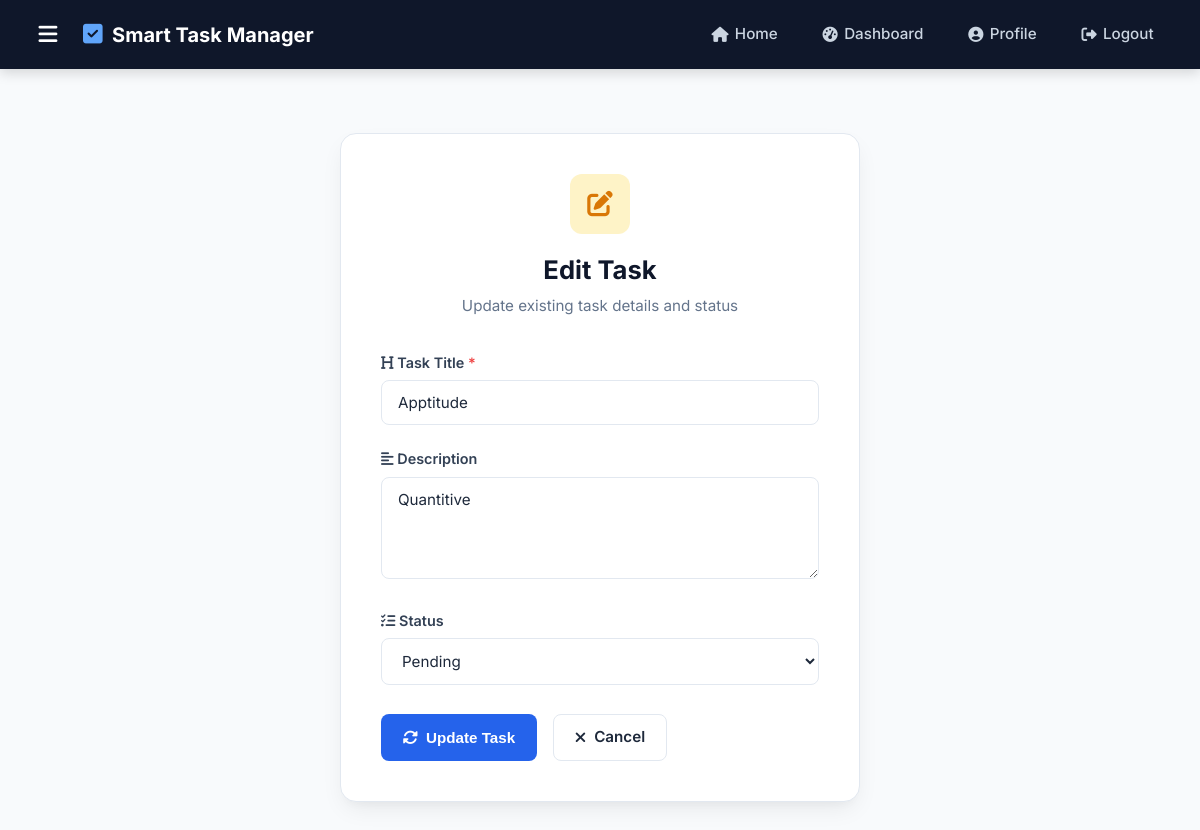
Screenshot of /edit_task/5 (signed in) with the database file from the repository.
### models/task.py (models this page shows)
class Task(db.Model):
    id = db.Column(db.Integer, primary_key=True)
    title = db.Column(db.String(200), nullable=False)
    description = db.Column(db.Text)
    status = db.Column(db.String(20), default="Pending")
    created_at = db.Column(db.DateTime, default=datetime.utcnow)
    user_id = db.Column(
        db.Integer,
        db.ForeignKey("user.id"),
        nullable=False
    )

### app.py (the view, shortened to what this page needs)
@app.route("/edit_task/<int:id>", methods=["GET", "POST"])
def edit_task(id):
    if "user_id" not in session:
        flash("Please login first!", "error")
        return redirect(url_for("login"))
    task = Task.query.filter_by(
        id=id,
        user_id=session["user_id"]
    ).first_or_404()
    return render_template(
        "edit_task.html",
        task=task
    )

### templates/edit_task.html (shortened to what this page needs)
{% extends "base.html" %}
{% block content %}
<div class="form-page-wrapper">
    <div class="form-card">
        <div class="form-header">
            <div class="form-header-icon icon-edit">
                <i class="fa-solid fa-pen-to-square"></i>
            </div>
            <h2>Edit Task</h2>
            <p>Update existing task details and status</p>
        </div>
        <form method="POST" action="/edit_task/{{ task.id }}" class="task-form">
            <div class="form-group">
                <label for="title">
                    <i class="fa-solid fa-heading"></i> Task Title <span class="required-star">*</span>
                </label>
                <input type="text"
                       id="title"
                       name="title"
                       class="form-control"
                       value="{{ task.title }}"
                       required>
            </div>
            <div class="form-group">
                <label for="description">
                    <i class="fa-solid fa-align-left"></i> Description
                </label>
                <textarea id="description"
                          name="description"
                          class="form-control textarea-control"
                          rows="4">{{ task.description if task.description else "" }}</textarea>
            </div>
            <div class="form-group">
                <label for="status">
                    <i class="fa-solid fa-list-check"></i> Status
                </label>
                <select id="status" name="status" class="form-control select-control">
                    <option value="Pending" {% if task.status == "Pending" %}selected{% endif %}>
                        Pending
                    </option>
                </select>
            </div>
            <div class="form-actions">
                <button type="submit" class="btn btn-primary">
                    <i class="fa-solid fa-rotate"></i> Update Task
                </button>
                <a href="/dashboard" class="btn btn-outline">
                    <i class="fa-solid fa-xmark"></i> Cancel
                </a>
            </div>
        </form>
    </div>
</div>
{% endblock %}

### static/css/style.css (style rules this page uses)
:root { --primary-color: #2563eb; --primary-hover: #1d4ed8; --primary-light: #eff6ff; --dark-navy: #0f172a; --navy-blue: #1e293b; --slate-blue: #334155; --bg-body: #f8fafc; --bg-card: #ffffff; --text-main: #1e293b; --text-muted: #64748b; --text-light: #94a3b8; --text-white: #ffffff; --status-pending-bg: #fffbe6; --status-pending-text: #d97706; --status-pending-border: #fef3c7; --status-completed-bg: #ecfdf5; --status-completed-text: #059669; --status-completed-border: #d1fae5; --alert-success-bg: #dcfce7; --alert-success-text: #15803d; --alert-danger-bg: #fee2e2; --alert-danger-text: #b91c1c; --alert-warning-bg: #fef3c7; --alert-warning-text: #b45309; --border-color: #e2e8f0; --border-radius-sm: 8px; --border-radius-md: 12px; --border-radius-lg: 16px; --border-radius-full: 9999px; --shadow-sm: 0 1px 3px rgba(0, 0, 0, 0.05); --shadow-md: 0 4px 6px -1px rgba(0, 0, 0, 0.07), 0 2px 4px -1px rgba(0, 0, 0, 0.04); --shadow-lg: 0 10px 25px -5px rgba(0, 0, 0, 0.08), 0 8px 10px -6px rgba(0, 0, 0, 0.03); --transition-fast: all 0.2s ease; --transition-normal: all 0.3s ease; }
* { margin: 0; padding: 0; box-sizing: border-box; }
body { font-family: 'Inter', system-ui, -apple-system, BlinkMacSystemFont, "Segoe UI", Roboto, sans-serif; background-color: var(--bg-body); color: var(--text-main); line-height: 1.6; display: flex; flex-direction: column; min-height: 100vh; }
a { text-decoration: none; color: inherit; transition: var(--transition-fast); }
.btn { display: inline-flex; align-items: center; justify-content: center; gap: 0.5rem; padding: 0.65rem 1.3rem; font-size: 0.95rem; font-weight: 600; border-radius: var(--border-radius-sm); border: 1px solid transparent; cursor: pointer; transition: var(--transition-fast); }
.btn-primary { background-color: var(--primary-color); color: var(--text-white); }
.btn-outline { background-color: transparent; border-color: var(--border-color); color: var(--text-main); }
.form-page-wrapper, .auth-page-wrapper { display: flex; align-items: center; justify-content: center; padding: 3rem 1.5rem; min-height: calc(100vh - 150px); }
.form-card, .auth-card { background-color: var(--bg-card); width: 100%; max-width: 520px; padding: 2.5rem; border-radius: var(--border-radius-lg); border: 1px solid var(--border-color); box-shadow: var(--shadow-lg); }
.form-header, .auth-header { text-align: center; margin-bottom: 2rem; }
.form-header-icon, .auth-icon { width: 60px; height: 60px; border-radius: var(--border-radius-md); background-color: var(--primary-light); color: var(--primary-color); display: flex; align-items: center; justify-content: center; font-size: 1.6rem; margin: 0 auto 1rem auto; }
.icon-edit { background-color: #fef3c7; color: #d97706; }
.form-header h2, .auth-header h2 { font-size: 1.6rem; font-weight: 700; color: var(--dark-navy); }
.form-header p, .auth-header p { color: var(--text-muted); font-size: 0.95rem; margin-top: 0.2rem; }
.form-group { margin-bottom: 1.4rem; }
.form-group label { display: block; font-weight: 600; font-size: 0.9rem; color: var(--slate-blue); margin-bottom: 0.4rem; }
.required-star { color: #ef4444; }
.form-control { width: 100%; padding: 0.75rem 1rem; font-size: 0.95rem; font-family: inherit; border-radius: var(--border-radius-sm); border: 1px solid var(--border-color); background-color: #ffffff; color: var(--text-main); transition: var(--transition-fast); }
.textarea-control { resize: vertical; }
.select-control { cursor: pointer; }
.form-actions { display: flex; gap: 1rem; margin-top: 1.8rem; }

### rows the page displays
Task: title "Apptitude", description "Quantitive", status "Pending"
